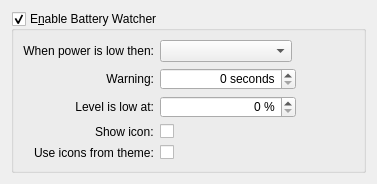
<?xml version="1.0" encoding="UTF-8"?>
<ui version="4.0">
 <class>BatteryWatcherSettings</class>
 <widget class="QWidget" name="BatteryWatcherSettings">
  <property name="geometry">
   <rect>
    <x>0</x>
    <y>0</y>
    <width>377</width>
    <height>184</height>
   </rect>
  </property>
  <property name="windowTitle">
   <string>Battery Watcher Settings</string>
  </property>
  <property name="styleSheet">
   <string notr="true">QWidget#BatteryWatcherSettings {
border: none;
}</string>
  </property>
  <layout class="QVBoxLayout" name="verticalLayout">
   <item>
    <widget class="QGroupBox" name="groupBox">
     <property name="sizePolicy">
      <sizepolicy hsizetype="Expanding" vsizetype="Expanding">
       <horstretch>0</horstretch>
       <verstretch>0</verstretch>
      </sizepolicy>
     </property>
     <property name="styleSheet">
      <string notr="true">QSpinBox, QComboBox {
	max-width: 130px;
    min-width: 130px;
}</string>
     </property>
     <property name="title">
      <string>E&amp;nable Battery Watcher</string>
     </property>
     <property name="checkable">
      <bool>true</bool>
     </property>
     <layout class="QFormLayout" name="formLayout">
      <property name="fieldGrowthPolicy">
       <enum>QFormLayout::AllNonFixedFieldsGrow</enum>
      </property>
      <property name="labelAlignment">
       <set>Qt::AlignRight|Qt::AlignTrailing|Qt::AlignVCenter</set>
      </property>
      <item row="0" column="1">
       <widget class="QComboBox" name="actionComboBox"/>
      </item>
      <item row="1" column="0">
       <widget class="QLabel" name="warningLabel">
        <property name="text">
         <string>Warning:</string>
        </property>
        <property name="alignment">
         <set>Qt::AlignRight|Qt::AlignTrailing|Qt::AlignVCenter</set>
        </property>
       </widget>
      </item>
      <item row="1" column="1">
       <widget class="QSpinBox" name="warningSpinBox">
        <property name="alignment">
         <set>Qt::AlignRight|Qt::AlignTrailing|Qt::AlignVCenter</set>
        </property>
        <property name="suffix">
         <string> seconds</string>
        </property>
        <property name="maximum">
         <number>500</number>
        </property>
       </widget>
      </item>
      <item row="2" column="0">
       <widget class="QLabel" name="levelLabel">
        <property name="text">
         <string>Level is low at:</string>
        </property>
        <property name="alignment">
         <set>Qt::AlignRight|Qt::AlignTrailing|Qt::AlignVCenter</set>
        </property>
       </widget>
      </item>
      <item row="2" column="1">
       <widget class="QSpinBox" name="levelSpinBox">
        <property name="alignment">
         <set>Qt::AlignRight|Qt::AlignTrailing|Qt::AlignVCenter</set>
        </property>
        <property name="suffix">
         <string> %</string>
        </property>
       </widget>
      </item>
      <item row="4" column="0">
       <widget class="QLabel" name="useThemeIconsLabel">
        <property name="text">
         <string>Use icons from theme:</string>
        </property>
       </widget>
      </item>
      <item row="4" column="1">
       <widget class="QCheckBox" name="useThemeIconsCheckBox">
        <property name="text">
         <string/>
        </property>
       </widget>
      </item>
      <item row="0" column="0">
       <widget class="QLabel" name="actionLabel">
        <property name="text">
         <string>When power is low then:</string>
        </property>
        <property name="alignment">
         <set>Qt::AlignRight|Qt::AlignTrailing|Qt::AlignVCenter</set>
        </property>
       </widget>
      </item>
      <item row="3" column="1">
       <widget class="QCheckBox" name="showIconCheckBox">
        <property name="text">
         <string/>
        </property>
       </widget>
      </item>
      <item row="3" column="0">
       <widget class="QLabel" name="showIconLabel">
        <property name="text">
         <string>Show icon:</string>
        </property>
       </widget>
      </item>
     </layout>
    </widget>
   </item>
  </layout>
 </widget>
 <resources/>
 <connections/>
</ui>
